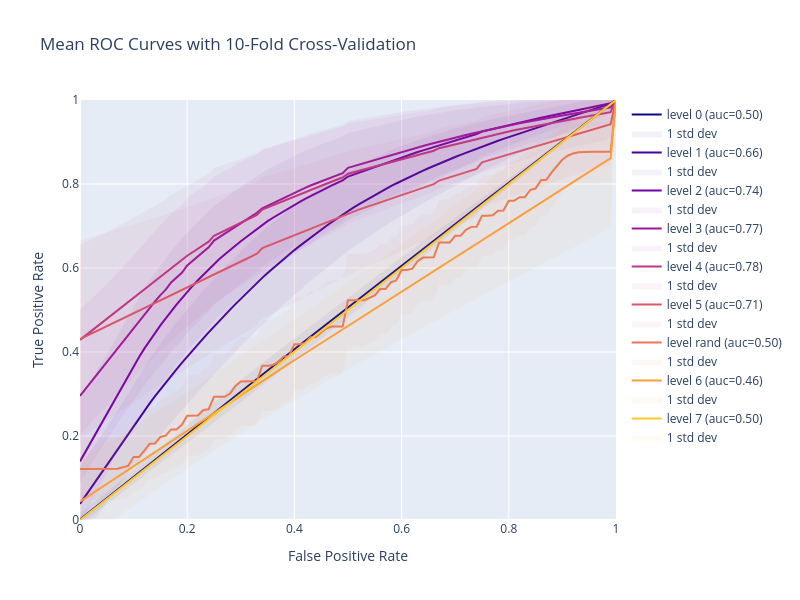

The cell this chart's notebook holds for it:
### Markdown cell above
### Plot ROC curves per level, averaged across all paths/Flow Trees

### Code cell
fig = go.Figure()

aucs_by_level = defaultdict(list)
colors = defaultdict(list)

cs = ['#0d0887', '#46039f', '#7201a8', '#9c179e', '#bd3786', '#d8576b', '#ed7953', '#fb9f3a', '#fdca26', '#f0f921']
ci = 0
for lvl in k_likelihoods_by_level_by_tree_by_person:

    # Store ROC values for each level to compute mean and thresholds
    tprs = []
    aucs = []
    mean_fpr = np.linspace(0, 1, 101)

    for tp_idx in range(len(k_likelihoods_by_level_by_tree_by_person[lvl])):
        this_level_this_tree_aucs = []
        for y_prob, y_test in zip(k_likelihoods_by_level_by_tree_by_person[lvl][tp_idx], 
                                  k_actual_accuracies_by_level_by_tree_by_person[lvl][tp_idx]):
        
            # gonna be illegal to do ROC
            if len(y_test) == 0 or len(set(y_test)) == 1:
                continue
    
            fpr, tpr, _ = roc_curve(y_test, y_prob)
            roc_auc = roc_auc_score(y_test, y_prob)
            # print(y_test)
            # print(y_prob)
            aucs.append(roc_auc)
            this_level_this_tree_aucs.append(roc_auc)
            # print(roc_auc)
    
            # Interpolate TPRs over the mean FPR
            tpr_interp = np.interp(mean_fpr, fpr, tpr)
            tprs.append(tpr_interp)

        if len(this_level_this_tree_aucs) > 0:
            aucs_by_level[lvl].append(np.mean(this_level_this_tree_aucs))
            colors[lvl].append(path_diffs_by_level[lvl][tp_idx])
    
    if len(tprs) == 0: continue

    # Calculate the mean and standard deviation of the TPRs
    mean_tpr = np.mean(tprs, axis=0)
    std_tpr = np.std(tprs, axis=0)

    # Calculate the upper and lower bounds of the shaded area (mean ± 1 std dev)
    tpr_upper = np.minimum(mean_tpr + .5*std_tpr, 1)
    tpr_lower = np.maximum(mean_tpr - .5*std_tpr, 0)   

    # print(mean_tpr)
    # print(mean_fpr)

    # Plot mean ROC curve
    fig.add_trace(go.Scatter(
        x=mean_fpr, y=mean_tpr,
        mode='lines',
        line=dict(color=cs[ci], width=2),
        name=f"level {lvl} (auc={np.mean(aucs):0.2f})"
    ))

    # Plot the shadow (error band)
    fig.add_trace(go.Scatter(
        x=np.concatenate([mean_fpr, mean_fpr[::-1]]),
        y=np.concatenate([tpr_upper, tpr_lower[::-1]]),
        fill='toself',
        opacity=0.05,
        fillcolor=cs[ci],
        line=dict(color='rgba(255,255,255,0)'),
        hoverinfo="skip",
        name='1 std dev'
    ))

    ci += 1

# Customize layout
fig.update_layout(
    title=f"Mean ROC Curves with {K_FOLD}-Fold Cross-Validation",
    xaxis_title="False Positive Rate",
    yaxis_title="True Positive Rate",
    xaxis=dict(range=[0, 1]),
    yaxis=dict(range=[0, 1]),
    showlegend=True,
    width=800,
    height=600
)
    
# Show plot
fig.show()
